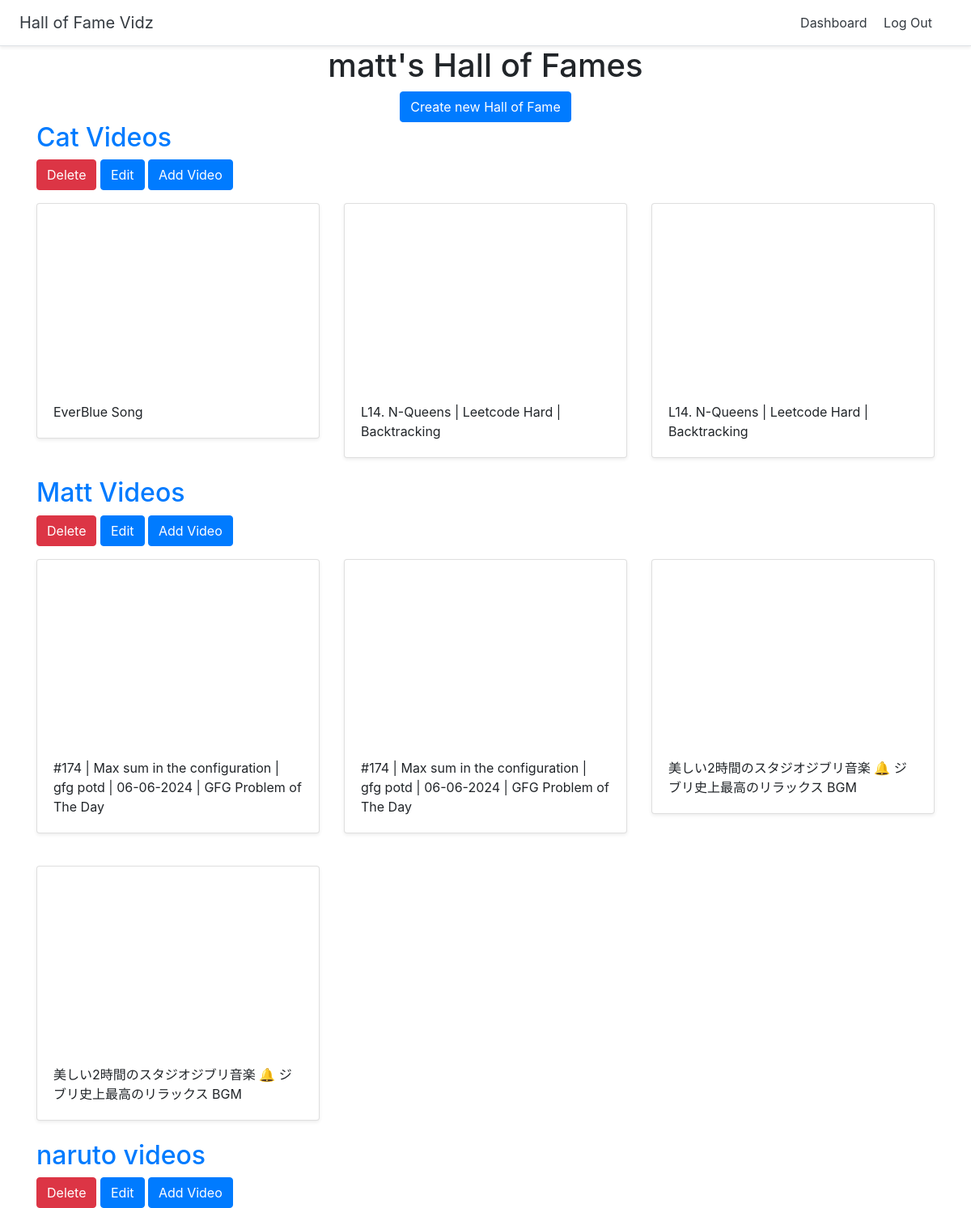
Before: /dashboard (signed in) with the older database file.
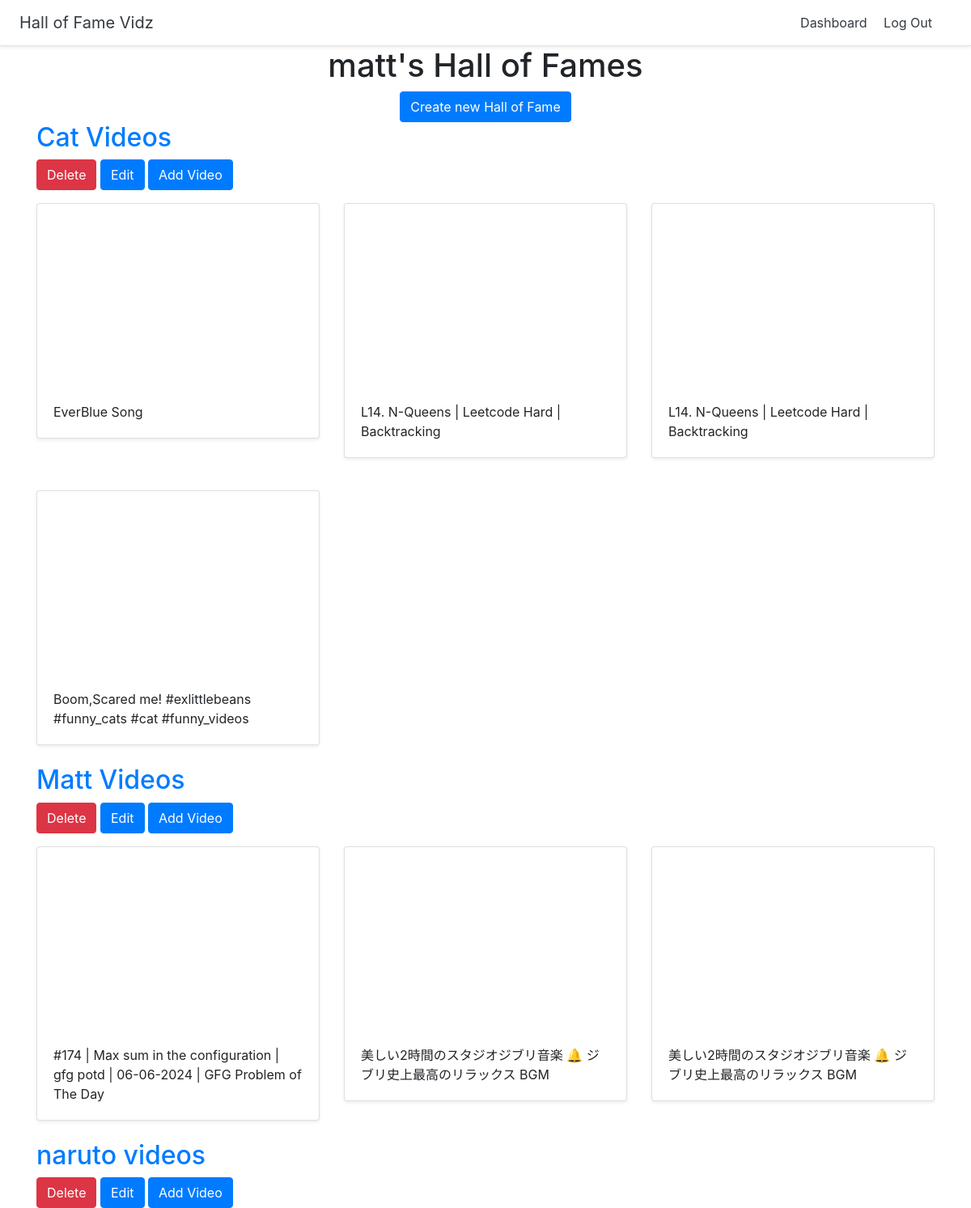
After: the same page with the newer database file.
### halls/models.py (models this page shows)
class Hall(models.Model):
    title = models.CharField(max_length=255)
    user = models.ForeignKey(User,on_delete=models.CASCADE)

class Video(models.Model):
    title = models.CharField(max_length=255)
    url = models.URLField()
    youtube_id = models.CharField(max_length=255)
    hall = models.ForeignKey(Hall, on_delete = models.CASCADE)

### halls/views.py (the view)
# urls.py: path('dashboard',views.dashboard,name='dashboard'),
@login_required
def dashboard(request):
    hall = Hall.objects.filter(user= request.user)
    return render(request,'halls/dashboard.html',{'halls':hall })

### halls/templates/halls/dashboard.html
{% extends 'halls/base.html' %}
{% block content %}
<div class="container">
    <div class="text-center">
<h1> {{ user.username}}'s Hall of Fames </h1>
<a href = "{% url 'create_hall'  %}" class="btn btn-primary" > Create new Hall of Fame </a>
</div>
    {% for hall in halls %}
    <h2><a href="{% url 'detail_hall' hall.id %}"> {{ hall.title }} </a></h2>
    <a href = "{% url 'delete_hall' hall.id %}" class="btn btn-danger" > Delete </a>
    <a href = "{% url 'update_hall' hall.id %}" class="btn btn-primary" > Edit </a>
    <a href = "{% url 'add_video' hall.id %}" class="btn btn-primary" > Add Video </a>
    <div class = "row">
       {% for video in hall.video_set.all %}
       <div class="col-md-4 mt-3">
        <div class="card mb-4 shadow-sm">
        <iframe width="100%" height="225" src="https://www.youtube.com/embed/{{ video.youtube_id }} " frameborder="0" allow="accelerometer; autoplay; encrypted-media; gyroscope; picture-in-picture" allowfullscreen></iframe>
        <div class="card-body"><p class="card-text">{{ video.title }} </p>
        </div>
    </div>
</div>
       {% endfor %}
    </div>
    {% endfor %}
{% endblock %}

### halls/templates/halls/base.html (shortened to what this page needs)
<!doctype html>
<html lang="en">
{% load static %}
<head>
  <link rel="stylesheet" href="https://stackpath.bootstrapcdn.com/bootstrap/4.2.1/css/bootstrap.min.css">
  <link href="{% static 'custom.css' %}" rel="stylesheet">
</head>
<body>
  <div class="d-flex flex-column flex-md-row align-items-center p-3 px-md-4 bg-white border-bottom shadow-sm">
    <h5 class="my-0 mr-md-auto font-weight-normal"><a href="{% url 'home' %}" class="text-dark">Hall of Fame Vidz</a></h5>
    <nav class="my-2 my-md-0 mr-md-3">
      {% if user.is_authenticated %}
      <a class="p-2 text-dark" href="{% url 'dashboard' %}">Dashboard</a>
      <a class="p-2 text-dark" href="{% url 'logout' %}">Log Out</a>
      {% else %}
      <a class="p-2 text-dark" href="{% url 'login' %}">Log In</a>
      {% endif %}
    </nav>
  </div>
  {% block content %}
  {% endblock %}
</body>
</html>

Changed rows visible on the page:
removed Video: title "#174 | Max sum in the configuration | gfg potd | 06-06-2024 | GFG Problem of The Day", shown under Hall "Matt Videos"
added Video: title "Boom,Scared me! #exlittlebeans #funny_cats #cat #funny_videos", shown under Hall "Cat Videos"
